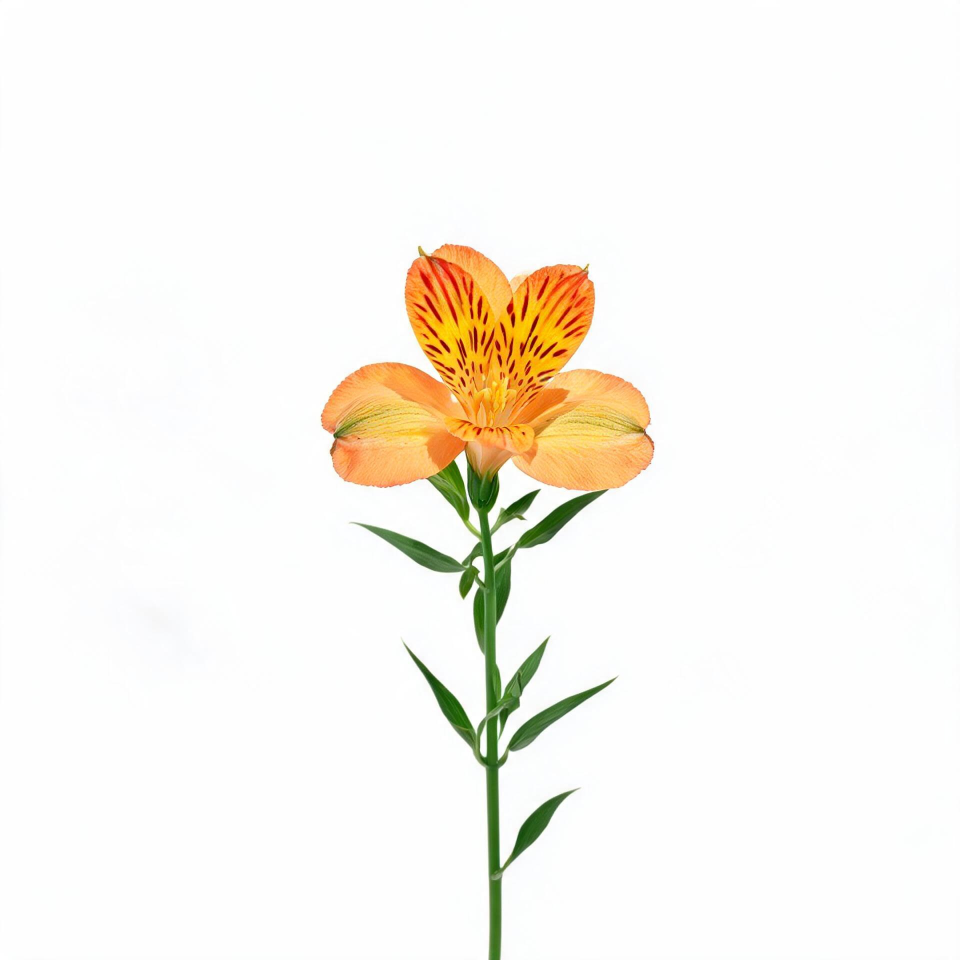
#> input picture temp/ai_source/alstroemeria.jpg, 1920 x 1920 px, given in place of 1-90f1ac375154_aee3403a-dd85-46f4-a9b5-1c6778526c9b_澳洲腊梅.png, which was not available (shown at 1/2 size)
$ python make_waxflower_compare.py
#> lines starting #> are read from the running program, lines starting #| are printed output that depends on the picture; after the words box and inside, x2 and y2 are one past the last pixel; in counts of white or black regions, pixels touching at a corner belong together
"""Generate comparison: source image vs final waxflower texture."""
import numpy as np
from PIL import Image, ImageDraw

SRC = r"c:\Users\Administrato\.trae-cn\attachments\6aa3e321cc95028a5ea03b4e\e9b02282-ea48-43e5-a171-90f1ac375154_aee3403a-dd85-46f4-a9b5-1c6778526c9b_澳洲腊梅.png"
DST = r"D:\mcmod\mytestmod\src\main\resources\assets\firstmod\textures\block\waxflower.png"
OUT = r"D:\mcmod\mytestmod\temp\waxflower_compare.png"
MAG = 10
T = 32

src = Image.open(SRC).convert('RGBA')
dst = Image.open(DST).convert('RGBA')
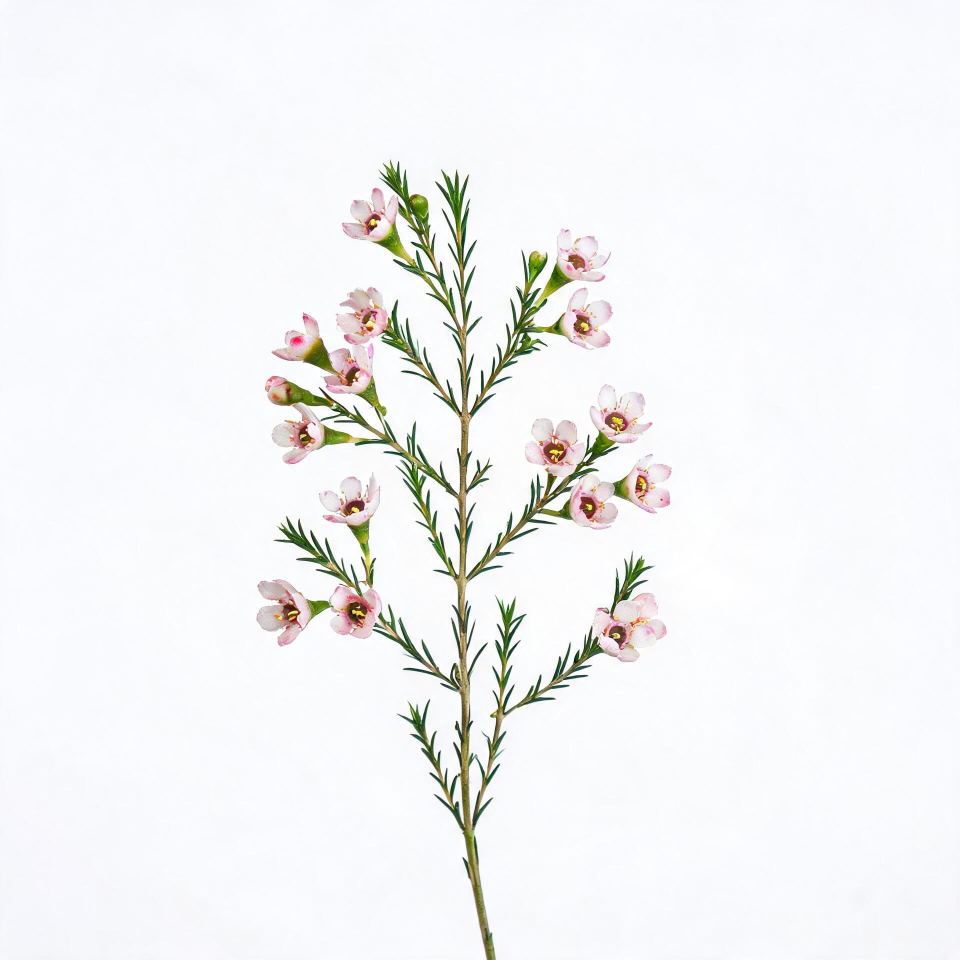
#> input picture temp/ai_source/waxflower.jpg, 1920 x 1920 px, given in place of waxflower.png, which was not available (shown at 1/2 size)

src_mag = src.resize((T*MAG, T*MAG), Image.NEAREST)
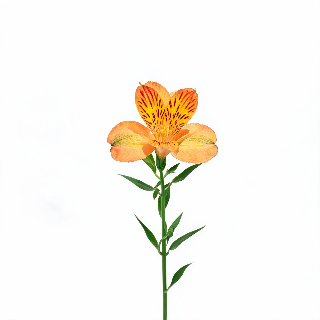
#> src_mag: PIL image 320x320 RGBA; mean R, G, B, A 248.9, 245.6, 238.6, 255
dst_mag = dst.resize((T*MAG, T*MAG), Image.NEAREST)
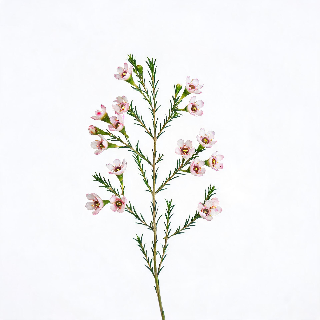
#> dst_mag: PIL image 320x320 RGBA; mean R, G, B, A 243, 243.4, 243.9, 255

W = T*MAG * 2 + 80
H = T*MAG + 80

canvas = Image.new('RGB', (W, H), (220, 220, 220))
#> canvas: PIL image 720x400 RGB; every value is 220
draw = ImageDraw.Draw(canvas)

# Checker bg helper
def make_checker(size, mag):
#> called with size = 32, mag = 10
    checker = Image.new('RGB', (size*mag, size*mag), (248, 248, 248))
#> checker: PIL image 320x320 RGB; every value is 248
    for cy in range(size):
        for cx in range(size):
            if (cx + cy) % 2 == 0:
                for dy in range(mag):
                    for dx in range(mag):
                        checker.putpixel((cx*mag+dx, cy*mag+dy), (228, 228, 228))
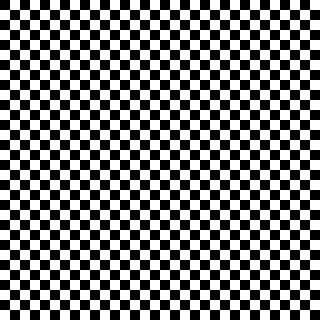
#> checker: PIL image 320x320 RGB; values 228 (black) and 248 (white), 50% white; 1 white region, box (x1, y1, x2, y2) and area: (0, 0, 320, 320) 51200
    return checker

# Source on checker
checker1 = make_checker(T, MAG)
checker1.paste(src_mag, (0, 0), src_mag)
canvas.paste(checker1, (30, 40))
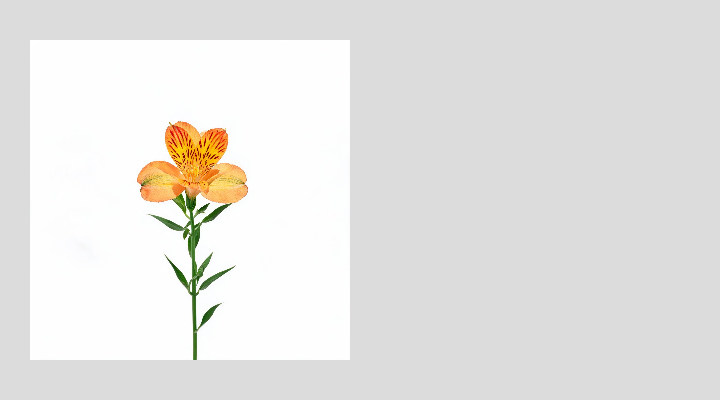
#> canvas: PIL image 720x400 RGB; mean R, G, B 230.3, 229.1, 226.6
draw.text((30, 10), "Original (10x zoom)", fill=(0, 0, 0))

# Final on checker
checker2 = make_checker(T, MAG)
checker2.paste(dst_mag, (0, 0), dst_mag)
canvas.paste(checker2, (T*MAG + 50, 40))
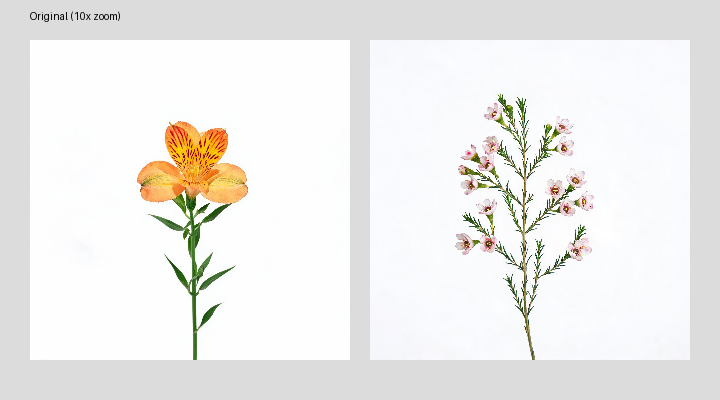
#> canvas: PIL image 720x400 RGB; mean R, G, B 238.3, 237.3, 235
draw.text((T*MAG + 50, 10), "Processed (10x zoom)", fill=(0, 0, 0))

# Stats
src_arr = np.array(src)
dst_arr = np.array(dst)

src_opaque = np.sum(src_arr[:,:,3] > 128)
#> src_opaque = 3686400
dst_opaque = np.sum(dst_arr[:,:,3] > 0)
#> dst_opaque = 3686400

src_colors = len(set(tuple(src_arr[y,x,:3]) for y in range(T) for x in range(T) if src_arr[y,x,3] > 128))
#> src_colors = 6
dst_colors = len(set(tuple(dst_arr[y,x,:3]) for y in range(T) for x in range(T) if dst_arr[y,x,3] > 0))
#> dst_colors = 9

draw.text((30, T*MAG + 55), f"Original: {src_opaque}px, {src_colors} colors", fill=(60, 60, 60))
draw.text((T*MAG + 50, T*MAG + 55), f"Processed: {dst_opaque}px, {dst_colors} colors", fill=(60, 60, 60))

draw.text((30, T*MAG + 70), "Shape preserved, colors reduced, stem cleaned", fill=(0, 120, 0))

canvas.save(OUT, 'PNG')
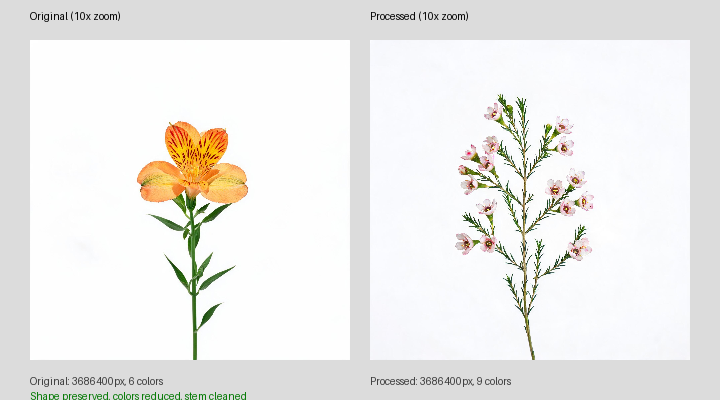
#> saved as waxflower_compare.png: PIL image 720x400 RGB; mean R, G, B 237.4, 236.6, 234.1
print(f"Saved to {OUT}")
